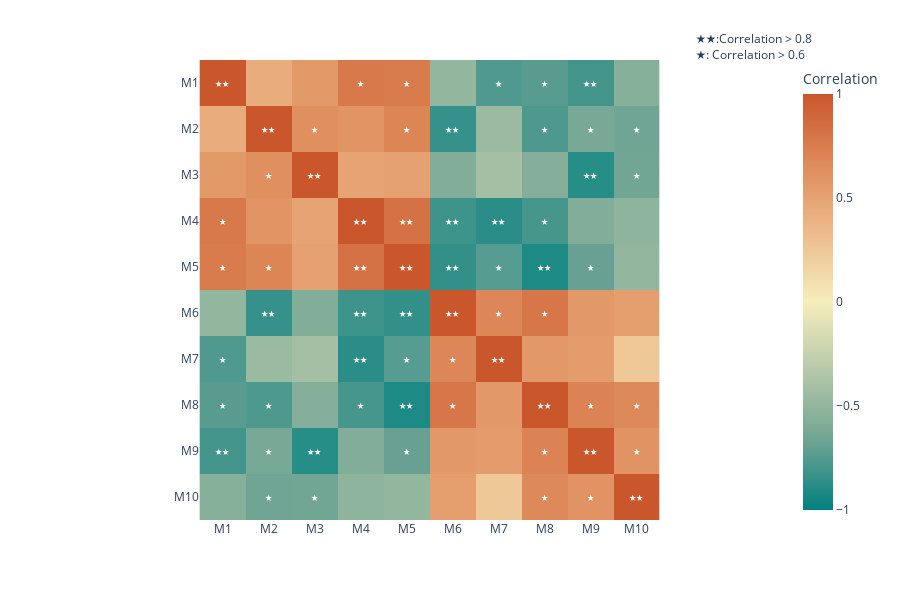

The notebook cell this image was saved under:
### Code cell
import plotly.express as px
import plotly.io as pio
import pandas as pd

def plot_corr_sample(df_corr, width=900, height=600, color='geyser', method='pearson'):
    """根据输入的标准化基因表达水平矩阵，绘制样本相关性热图
    
    Args:
        df_corr (pandas.DataFrame): 标准化基因表达水平矩阵
        width (int): 图片宽度
        height (int): 图片高度
        color (str): 颜色方案
        method (str): 计算相关性的方法，pearson或spearman
    """
    # 数据预处理
    df_corr = df_corr.iloc[:, 1:]
    df_corr = df_corr.round(2)

    # 计算df_corr的样本数量
    sample_num = df_corr.shape[1]

    # 选择计算相关性的方法
    if method == 'pearson':
        # 计算样本之间的相关性（使用皮尔森系数）
        correlation_matrix = df_corr.corr(method='pearson')
    else:
        correlation_matrix = df_corr.corr(method='spearman')

    # 创建注释文本，用于标记相关性值
    annotations = []
    font_size_control = int(10 - sample_num/10)
    for i, row in enumerate(correlation_matrix.values):
        for j, value in enumerate(row):
            if abs(value) > 0.8:  # 用星星标记大于0.8的相关性值
                text = "★★"
                font_size = font_size_control
            elif abs(value) > 0.6:  # 显示大于0.6的相关性值
                text = "★"
                font_size = font_size_control
            else:
                continue  # 不显示小于或等于0.7的值

            annotations.append(dict(
                x=j, y=i, text=text, xref='x1', yref='y1',
                font=dict(color='white' if abs(value) > 0.5 else 'black', size=font_size),
                showarrow=False))
            
    # 绘制热图
    fig = px.imshow(correlation_matrix,
                    color_continuous_scale=color,
                    zmin=-1, zmax=1,
                    labels=dict(color='Correlation'))
    
    # 更新布局以将图例放置在图的右侧
    fig.update_layout(
        width=width,
        height=height,
        annotations=annotations,
    )
    
    # 添加解释性标注到图外的空白处
    fig.add_annotation(
        xref="paper", yref="paper",
        x=1.05, y=1.07,  # 在图外的空白处定位
        text="★★:Correlation > 0.8<br>★: Correlation > 0.6",
        showarrow=False,
        align="left"
    )

    # 保存为高清图片
    fig.write_image(workdir_omic + "correlation_analysis/output_file/corr_sample.png", scale=4)

    # 方案1:将fig对象转为json
    # fig_json = pio.to_json(fig)
    # return fig_json

    # 方案2:将fig转为html格式，返回html代码
    # fig_html = pio(fig, output_type='div', include_plotlyjs=False)        
    # return fig_html

    # 方案3:将fig转为html格式，保存为html文件
    # fig.write_html("corr_sample.html")
    # return "corr_sample.html"

    # 测试用
    return fig

# 示例调用
plot_corr_sample(df_corr,
          width=900,
          height=600,
          color='geyser',
          method='pearson'
          )

### Figure 1 — Plotly figure (JSON) as saved in the notebook; plotly's stock layout.template omitted (floating-point values rounded to 4 significant figures)
{"data": [{"coloraxis": "coloraxis", "hovertemplate": "x: %{x}<br>y: %{y}<br>Correlation: %{z}<extra></extra>", "name": "0", "type": "heatmap", "x": ["M1", "M2", "M3", "M4", "M5", "M6", "M7", "M8", "M9", "M10"], "xaxis": "x", "y": ["M1", "M2", "M3", "M4", "M5", "M6", "M7", "M8", "M9", "M10"], "yaxis": "y", "z": [[1, 0.4266, 0.5607, 0.7771, 0.7593, -0.4972, -0.7644, -0.7396, -0.8012, -0.5516], [0.4266, 1, 0.6308, 0.5945, 0.6926, -0.841, -0.4554, -0.7714, -0.6289, -0.6668], [0.5607, 0.6308, 1, 0.4956, 0.5081, -0.5821, -0.4136, -0.5697, -0.8832, -0.6594], [0.7771, 0.5945, 0.4956, 1, 0.8218, -0.8184, -0.875, -0.7931, -0.578, -0.5203], [0.7593, 0.6926, 0.5081, 0.8218, 1, -0.8518, -0.7407, -0.9117, -0.6912, -0.5015], [-0.4972, -0.841, -0.5821, -0.8184, -0.8518, 1, 0.6832, 0.7915, 0.5722, 0.5207], [-0.7644, -0.4554, -0.4136, -0.875, -0.7407, 0.6832, 1, 0.5715, 0.541, 0.2443], [-0.7396, -0.7714, -0.5697, -0.7931, -0.9117, 0.7915, 0.5715, 1, 0.709, 0.6743], [-0.8012, -0.6289, -0.8832, -0.578, -0.6912, 0.5722, 0.541, 0.709, 1, 0.6045], [-0.5516, -0.6668, -0.6594, -0.5203, -0.5015, 0.5207, 0.2443, 0.6743, 0.6045, 1]]}], "layout": {"annotations": [{"font": {"color": "white", "size": 9}, "showarrow": false, "text": "★★", "x": 0, "xref": "x", "y": 0, "yref": "y"}, {"font": {"color": "white", "size": 9}, "showarrow": false, "text": "★", "x": 3, "xref": "x", "y": 0, "yref": "y"}, {"font": {"color": "white", "size": 9}, "showarrow": false, "text": "★", "x": 4, "xref": "x", "y": 0, "yref": "y"}, {"font": {"color": "white", "size": 9}, "showarrow": false, "text": "★", "x": 6, "xref": "x", "y": 0, "yref": "y"}, {"font": {"color": "white", "size": 9}, "showarrow": false, "text": "★", "x": 7, "xref": "x", "y": 0, "yref": "y"}, {"font": {"color": "white", "size": 9}, "showarrow": false, "text": "★★", "x": 8, "xref": "x", "y": 0, "yref": "y"}, {"font": {"color": "white", "size": 9}, "showarrow": false, "text": "★★", "x": 1, "xref": "x", "y": 1, "yref": "y"}, {"font": {"color": "white", "size": 9}, "showarrow": false, "text": "★", "x": 2, "xref": "x", "y": 1, "yref": "y"}, {"font": {"color": "white", "size": 9}, "showarrow": false, "text": "★", "x": 4, "xref": "x", "y": 1, "yref": "y"}, {"font": {"color": "white", "size": 9}, "showarrow": false, "text": "★★", "x": 5, "xref": "x", "y": 1, "yref": "y"}, {"font": {"color": "white", "size": 9}, "showarrow": false, "text": "★", "x": 7, "xref": "x", "y": 1, "yref": "y"}, {"font": {"color": "white", "size": 9}, "showarrow": false, "text": "★", "x": 8, "xref": "x", "y": 1, "yref": "y"}, {"font": {"color": "white", "size": 9}, "showarrow": false, "text": "★", "x": 9, "xref": "x", "y": 1, "yref": "y"}, {"font": {"color": "white", "size": 9}, "showarrow": false, "text": "★", "x": 1, "xref": "x", "y": 2, "yref": "y"}, {"font": {"color": "white", "size": 9}, "showarrow": false, "text": "★★", "x": 2, "xref": "x", "y": 2, "yref": "y"}, {"font": {"color": "white", "size": 9}, "showarrow": false, "text": "★★", "x": 8, "xref": "x", "y": 2, "yref": "y"}, {"font": {"color": "white", "size": 9}, "showarrow": false, "text": "★", "x": 9, "xref": "x", "y": 2, "yref": "y"}, {"font": {"color": "white", "size": 9}, "showarrow": false, "text": "★", "x": 0, "xref": "x", "y": 3, "yref": "y"}, {"font": {"color": "white", "size": 9}, "showarrow": false, "text": "★★", "x": 3, "xref": "x", "y": 3, "yref": "y"}, {"font": {"color": "white", "size": 9}, "showarrow": false, "text": "★★", "x": 4, "xref": "x", "y": 3, "yref": "y"}, {"font": {"color": "white", "size": 9}, "showarrow": false, "text": "★★", "x": 5, "xref": "x", "y": 3, "yref": "y"}, {"font": {"color": "white", "size": 9}, "showarrow": false, "text": "★★", "x": 6, "xref": "x", "y": 3, "yref": "y"}, {"font": {"color": "white", "size": 9}, "showarrow": false, "text": "★", "x": 7, "xref": "x", "y": 3, "yref": "y"}, {"font": {"color": "white", "size": 9}, "showarrow": false, "text": "★", "x": 0, "xref": "x", "y": 4, "yref": "y"}, {"font": {"color": "white", "size": 9}, "showarrow": false, "text": "★", "x": 1, "xref": "x", "y": 4, "yref": "y"}, {"font": {"color": "white", "size": 9}, "showarrow": false, "text": "★★", "x": 3, "xref": "x", "y": 4, "yref": "y"}, {"font": {"color": "white", "size": 9}, "showarrow": false, "text": "★★", "x": 4, "xref": "x", "y": 4, "yref": "y"}, {"font": {"color": "white", "size": 9}, "showarrow": false, "text": "★★", "x": 5, "xref": "x", "y": 4, "yref": "y"}, {"font": {"color": "white", "size": 9}, "showarrow": false, "text": "★", "x": 6, "xref": "x", "y": 4, "yref": "y"}, {"font": {"color": "white", "size": 9}, "showarrow": false, "text": "★★", "x": 7, "xref": "x", "y": 4, "yref": "y"}, {"font": {"color": "white", "size": 9}, "showarrow": false, "text": "★", "x": 8, "xref": "x", "y": 4, "yref": "y"}, {"font": {"color": "white", "size": 9}, "showarrow": false, "text": "★★", "x": 1, "xref": "x", "y": 5, "yref": "y"}, {"font": {"color": "white", "size": 9}, "showarrow": false, "text": "★★", "x": 3, "xref": "x", "y": 5, "yref": "y"}, {"font": {"color": "white", "size": 9}, "showarrow": false, "text": "★★", "x": 4, "xref": "x", "y": 5, "yref": "y"}, {"font": {"color": "white", "size": 9}, "showarrow": false, "text": "★★", "x": 5, "xref": "x", "y": 5, "yref": "y"}, {"font": {"color": "white", "size": 9}, "showarrow": false, "text": "★", "x": 6, "xref": "x", "y": 5, "yref": "y"}, {"font": {"color": "white", "size": 9}, "showarrow": false, "text": "★", "x": 7, "xref": "x", "y": 5, "yref": "y"}, {"font": {"color": "white", "size": 9}, "showarrow": false, "text": "★", "x": 0, "xref": "x", "y": 6, "yref": "y"}, {"font": {"color": "white", "size": 9}, "showarrow": false, "text": "★★", "x": 3, "xref": "x", "y": 6, "yref": "y"}, {"font": {"color": "white", "size": 9}, "showarrow": false, "text": "★", "x": 4, "xref": "x", "y": 6, "yref": "y"}, {"font": {"color": "white", "size": 9}, "showarrow": false, "text": "★", "x": 5, "xref": "x", "y": 6, "yref": "y"}, {"font": {"color": "white", "size": 9}, "showarrow": false, "text": "★★", "x": 6, "xref": "x", "y": 6, "yref": "y"}, {"font": {"color": "white", "size": 9}, "showarrow": false, "text": "★", "x": 0, "xref": "x", "y": 7, "yref": "y"}, {"font": {"color": "white", "size": 9}, "showarrow": false, "text": "★", "x": 1, "xref": "x", "y": 7, "yref": "y"}, {"font": {"color": "white", "size": 9}, "showarrow": false, "text": "★", "x": 3, "xref": "x", "y": 7, "yref": "y"}, {"font": {"color": "white", "size": 9}, "showarrow": false, "text": "★★", "x": 4, "xref": "x", "y": 7, "yref": "y"}, {"font": {"color": "white", "size": 9}, "showarrow": false, "text": "★", "x": 5, "xref": "x", "y": 7, "yref": "y"}, {"font": {"color": "white", "size": 9}, "showarrow": false, "text": "★★", "x": 7, "xref": "x", "y": 7, "yref": "y"}, {"font": {"color": "white", "size": 9}, "showarrow": false, "text": "★", "x": 8, "xref": "x", "y": 7, "yref": "y"}, {"font": {"color": "white", "size": 9}, "showarrow": false, "text": "★", "x": 9, "xref": "x", "y": 7, "yref": "y"}, {"font": {"color": "white", "size": 9}, "showarrow": false, "text": "★★", "x": 0, "xref": "x", "y": 8, "yref": "y"}, {"font": {"color": "white", "size": 9}, "showarrow": false, "text": "★", "x": 1, "xref": "x", "y": 8, "yref": "y"}, {"font": {"color": "white", "size": 9}, "showarrow": false, "text": "★★", "x": 2, "xref": "x", "y": 8, "yref": "y"}, {"font": {"color": "white", "size": 9}, "showarrow": false, "text": "★", "x": 4, "xref": "x", "y": 8, "yref": "y"}, {"font": {"color": "white", "size": 9}, "showarrow": false, "text": "★", "x": 7, "xref": "x", "y": 8, "yref": "y"}, {"font": {"color": "white", "size": 9}, "showarrow": false, "text": "★★", "x": 8, "xref": "x", "y": 8, "yref": "y"}, {"font": {"color": "white", "size": 9}, "showarrow": false, "text": "★", "x": 9, "xref": "x", "y": 8, "yref": "y"}, {"font": {"color": "white", "size": 9}, "showarrow": false, "text": "★", "x": 1, "xref": "x", "y": 9, "yref": "y"}, {"font": {"color": "white", "size": 9}, "showarrow": false, "text": "★", "x": 2, "xref": "x", "y": 9, "yref": "y"}, {"font": {"color": "white", "size": 9}, "showarrow": false, "text": "★", "x": 7, "xref": "x", "y": 9, "yref": "y"}, {"font": {"color": "white", "size": 9}, "showarrow": false, "text": "★", "x": 8, "xref": "x", "y": 9, "yref": "y"}, {"font": {"color": "white", "size": 9}, "showarrow": false, "text": "★★", "x": 9, "xref": "x", "y": 9, "yref": "y"}, {"align": "left", "showarrow": false, "text": "★★:Correlation > 0.8<br>★: Correlation > 0.6", "x": 1.05, "xref": "paper", "y": 1.07, "yref": "paper"}], "coloraxis": {"cmax": 1, "cmin": -1, "colorbar": {"title": {"text": "Correlation"}}, "colorscale": [[0, "rgb(0, 128, 128)"], [0.1667, "rgb(112, 164, 148)"], [0.3333, "rgb(180, 200, 168)"], [0.5, "rgb(246, 237, 189)"], [0.6667, "rgb(237, 187, 138)"], [0.8333, "rgb(222, 138, 90)"], [1, "rgb(202, 86, 44)"]]}, "height": 600, "margin": {"t": 60}, "width": 900, "xaxis": {"anchor": "y", "constrain": "domain", "domain": [0, 1], "scaleanchor": "y"}, "yaxis": {"anchor": "x", "autorange": "reversed", "constrain": "domain", "domain": [0, 1]}}}
